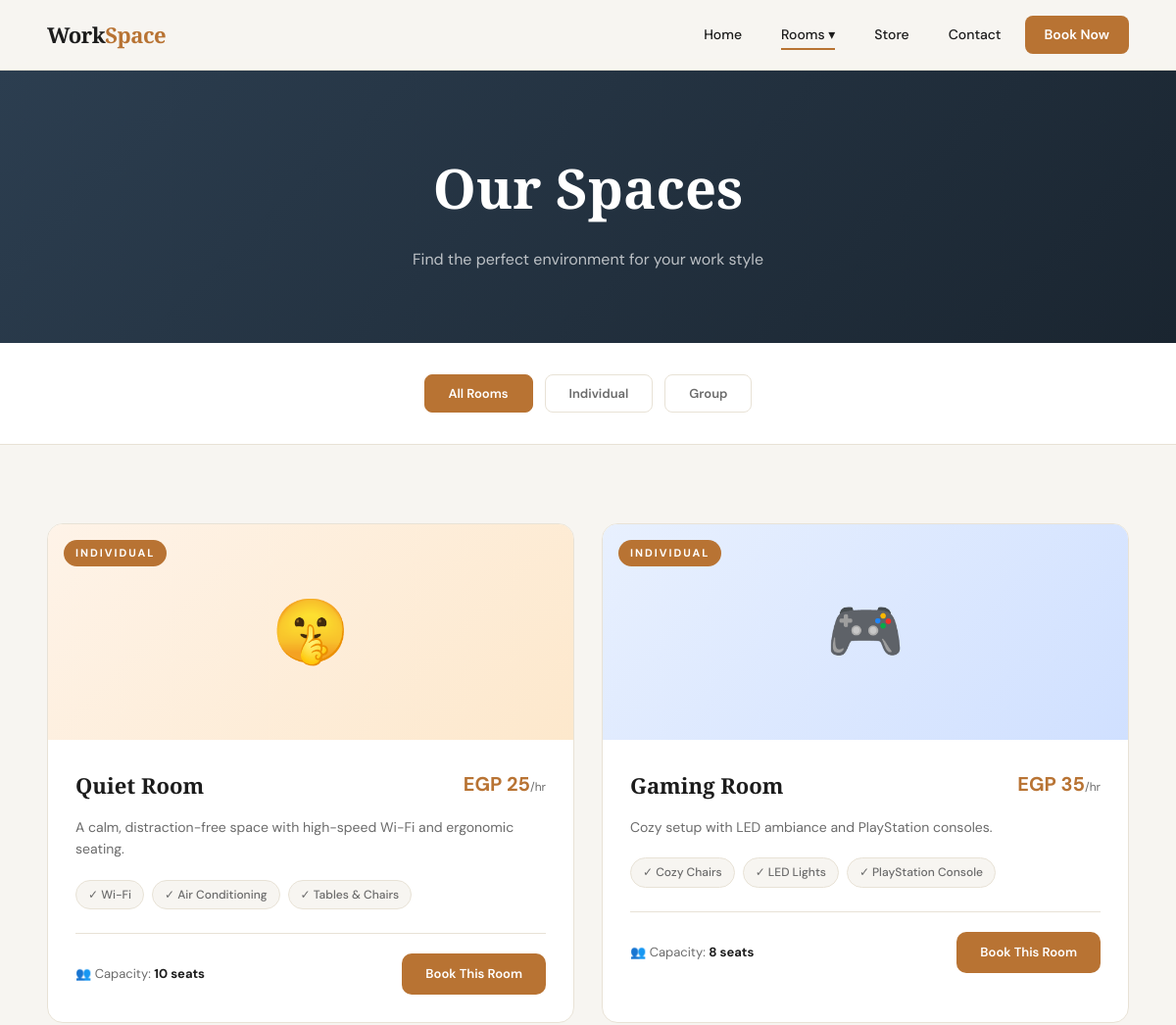
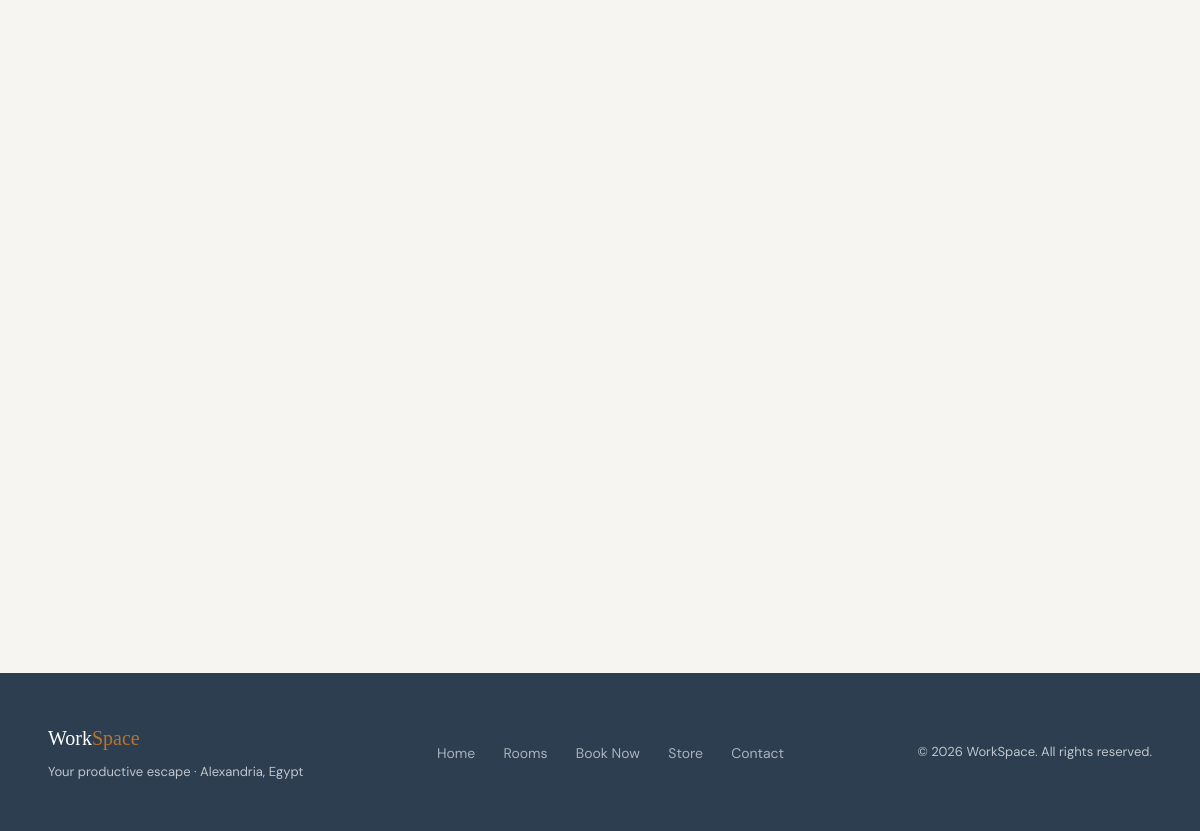
The page /rooms.php on the database its author committed (2 pictures, top to bottom).
### tables this page shows
CREATE TABLE IF NOT EXISTS rooms (
  id          INT AUTO_INCREMENT PRIMARY KEY,
  name        VARCHAR(100) NOT NULL,
  type        ENUM('Individual','Group') NOT NULL,
  capacity    INT NOT NULL,
  base_price  DECIMAL(10,2) NOT NULL,
  description TEXT,
  amenities   VARCHAR(255),
  is_active   TINYINT(1) DEFAULT 1
);

### rooms.php (the view, shortened to what this page needs)
<?php require_once 'config.php'; ?>
<!DOCTYPE html>
<html lang="en">
<head>
  <link rel="stylesheet" href="css/style.css">
</head>
<body>
<?php include 'nav.php'; ?>
<div class="page-hero">
  <h1 class="anim-fade-up">Our Spaces</h1>
  <p class="anim-fade-up-2">Find the perfect environment for your work style</p>
</div>
<div class="filter-bar">
  <button class="filter-btn active" data-filter="all" onclick="filterRooms('all')">All Rooms</button>
  <button class="filter-btn" data-filter="Individual" onclick="filterRooms('Individual')">Individual</button>
  <button class="filter-btn" data-filter="Group" onclick="filterRooms('Group')">Group</button>
</div>
<div class="section">
  <?php
  $rooms = DB_CONNECTED
    ? $conn->query("SELECT * FROM rooms WHERE is_active=1 ORDER BY type,id")->fetch_all(MYSQLI_ASSOC)
    : $demo_rooms;
  $configs = [
    1 => ['icon'=>'🤫','bg'=>'linear-gradient(135deg,#fef3e8,#fde8cc)'],
    2 => ['icon'=>'🎮','bg'=>'linear-gradient(135deg,#e8f0fe,#d0e0ff)'],
    3 => ['icon'=>'📊','bg'=>'linear-gradient(135deg,#e8f5e8,#c8eac8)'],
    4 => ['icon'=>'💬','bg'=>'linear-gradient(135deg,#fce8f3,#f8d0e8)'],
  ];
  ?>
  <div class="rooms-grid">
  <?php foreach ($rooms as $r):
    $cfg = $configs[$r['id']] ?? ['icon'=>'🏢','bg'=>'linear-gradient(135deg,#f0ece3,#e4d5c0)'];
    $amenities = explode(',', $r['amenities'] ?? '');
  ?>
    <div class="room-card reveal" data-type="<?= htmlspecialchars($r['type']) ?>">
      <div class="room-card-img" style="background:<?= $cfg['bg'] ?>">
        <div class="room-card-type-badge"><?= htmlspecialchars($r['type']) ?></div>
        <?= $cfg['icon'] ?>
      </div>
      <div class="room-card-body">
        <div class="room-card-header">
          <div class="room-card-name"><?= htmlspecialchars($r['name']) ?></div>
          <div class="room-card-price">EGP <?= number_format($r['base_price'],0) ?><small>/hr</small></div>
        </div>
        <p class="room-card-desc"><?= htmlspecialchars($r['description']) ?></p>
        <div class="amenities-list">
          <?php foreach ($amenities as $a): ?>
            <span class="amenity-tag">✓ <?= htmlspecialchars(trim($a)) ?></span>
          <?php endforeach; ?>
        </div>
        <div class="room-card-footer">
          <div class="capacity-info">👥 Capacity: <strong><?= $r['capacity'] ?> seats</strong></div>
          <a href="booking.php?room_id=<?= $r['id'] ?>" class="btn btn-primary" style="padding:10px 24px;font-size:13px;">Book This Room</a>
        </div>
      </div>
    </div>
  <?php endforeach; ?>
  </div>
</div>
<?php include 'footer.php'; ?>
</body>
</html>

### css/style.css (style rules this page uses)
:root { --bg: #f7f5f1; --white: #ffffff; --ink: #1c1c1c; --muted: #6b6b6b; --accent: #b87333; --accent2: #2c3e50; --card: #ffffff; --border: #e8e2d6; --shadow: 0 4px 24px rgba(0,0,0,0.08); --radius: 12px; --nav-h: 72px; }
*, *::before, *::after { box-sizing: border-box; margin: 0; padding: 0; }
html { scroll-behavior: smooth; }
body { background: var(--bg); color: var(--ink); font-family: 'DM Sans', sans-serif; font-size: 16px; line-height: 1.7; padding-top: var(--nav-h); }
.anim-fade-up { animation: fadeUp 0.7s ease both; }
.anim-fade-up-2 { animation: fadeUp 0.7s 0.15s ease both; }
.section { padding: 80px 48px; max-width: 1200px; margin: 0 auto; }
.btn { display: inline-block; padding: 14px 32px; border-radius: 10px; font-size: 14px; font-weight: 600; text-decoration: none; cursor: pointer; border: none; transition: all 0.2s; font-family: 'DM Sans', sans-serif; }
.btn-primary { background: var(--accent); color: white; }

### rooms.php (style rules this page uses)
.page-hero { background: linear-gradient(135deg, var(--accent2) 0%, #1a2530 100%); color: white; padding: 72px 48px; text-align: center; }
.page-hero h1 { font-family:'Playfair Display',serif; font-size:clamp(32px,5vw,56px); margin-bottom:12px; }
.page-hero p { color: rgba(255,255,255,0.7); font-size:16px; }
.filter-bar { display: flex; gap: 12px; justify-content: center; padding: 32px 48px; background: var(--white); border-bottom: 1px solid var(--border); flex-wrap: wrap; }
.filter-btn { padding: 10px 24px; border-radius: 8px; border: 1.5px solid var(--border); background: transparent; cursor: pointer; font-family:'DM Sans',sans-serif; font-size:13px; font-weight:600; color: var(--muted); transition: all 0.2s; }
.filter-btn:hover, .filter-btn.active { background: var(--accent); border-color: var(--accent); color: white; }
.rooms-grid { display: grid; grid-template-columns: repeat(2,1fr); gap: 28px; }
.room-card { background: var(--white); border: 1px solid var(--border); border-radius: 16px; overflow: hidden; transition: transform 0.25s, box-shadow 0.25s; }
.room-card-img { height: 220px; display: flex; align-items: center; justify-content: center; font-size: 64px; position: relative; overflow: hidden; }
.room-card-type-badge { position: absolute; top: 16px; left: 16px; background: var(--accent); color: white; font-size: 11px; font-weight: 700; letter-spacing: 2px; text-transform: uppercase; padding: 4px 12px; border-radius: 20px; }
.room-card-body { padding: 28px; }
.room-card-header { display:flex; justify-content:space-between; align-items:flex-start; margin-bottom:12px; }
.room-card-name { font-family:'Playfair Display',serif; font-size:22px; font-weight:700; }
.room-card-price { font-size:20px; font-weight:700; color:var(--accent); }
.room-card-price small { font-size:12px; color:var(--muted); font-weight:400; }
.room-card-desc { color:var(--muted); font-size:14px; line-height:1.6; margin-bottom:20px; }
.amenities-list { display:flex; flex-wrap:wrap; gap:8px; margin-bottom:24px; }
.amenity-tag { background: var(--bg); border:1px solid var(--border); border-radius:20px; padding:4px 12px; font-size:12px; color:var(--muted); font-weight:500; }
.room-card-footer { display:flex; justify-content:space-between; align-items:center; padding-top:20px; border-top:1px solid var(--border); }
.capacity-info { font-size:13px; color:var(--muted); }
.capacity-info strong { color:var(--ink); }

### rows shown on the page
rooms: type "INDIVIDUAL", id "🤫", name "Quiet Room", base_price "25", description "A calm, distraction-free space with high-speed Wi-Fi and ergonomic seating.", amenities "Wi-Fi", amenities "Air Conditioning", amenities "Tables & Chairs", capacity "10"
rooms: type "INDIVIDUAL", id "🎮", name "Gaming Room", base_price "35", description "Cozy setup with LED ambiance and PlayStation consoles.", amenities "Cozy Chairs", amenities "LED Lights", amenities "PlayStation Console", capacity "8"
